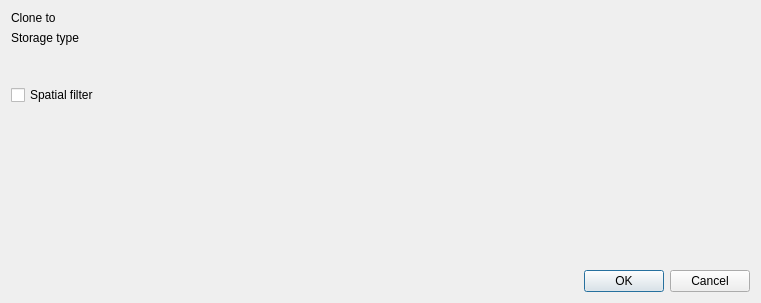
<?xml version="1.0" encoding="UTF-8"?>
<ui version="4.0">
 <class>Dialog</class>
 <widget class="QDialog" name="Dialog">
  <property name="geometry">
   <rect>
    <x>0</x>
    <y>0</y>
    <width>761</width>
    <height>303</height>
   </rect>
  </property>
  <property name="windowTitle">
   <string>Clone</string>
  </property>
  <layout class="QVBoxLayout" name="verticalLayout" stretch="0,0,1">
   <item>
    <layout class="QGridLayout" name="gridLayout" rowstretch="0,0,1,0,1">
     <property name="bottomMargin">
      <number>0</number>
     </property>
     <item row="3" column="1" rowspan="2">
      <widget class="QWidget" name="extent_widget_frame" native="true">
       <property name="focusPolicy">
        <enum>Qt::StrongFocus</enum>
       </property>
      </widget>
     </item>
     <item row="0" column="1">
      <widget class="QWidget" name="folder_widget_frame" native="true">
       <property name="focusPolicy">
        <enum>Qt::StrongFocus</enum>
       </property>
      </widget>
     </item>
     <item row="3" column="0">
      <widget class="QCheckBox" name="check_spatial_filter">
       <property name="text">
        <string>Spatial filter</string>
       </property>
      </widget>
     </item>
     <item row="0" column="0">
      <widget class="QLabel" name="label_3">
       <property name="text">
        <string>Clone to</string>
       </property>
      </widget>
     </item>
     <item row="1" column="1" rowspan="2">
      <widget class="QWidget" name="location_widget_frame" native="true">
       <property name="focusPolicy">
        <enum>Qt::StrongFocus</enum>
       </property>
      </widget>
     </item>
     <item row="1" column="0">
      <widget class="QLabel" name="label_storage_type">
       <property name="text">
        <string>Storage type</string>
       </property>
      </widget>
     </item>
    </layout>
   </item>
   <item>
    <spacer name="verticalSpacer">
     <property name="orientation">
      <enum>Qt::Vertical</enum>
     </property>
     <property name="sizeHint" stdset="0">
      <size>
       <width>20</width>
       <height>40</height>
      </size>
     </property>
    </spacer>
   </item>
   <item>
    <widget class="QDialogButtonBox" name="buttonBox">
     <property name="orientation">
      <enum>Qt::Horizontal</enum>
     </property>
     <property name="standardButtons">
      <set>QDialogButtonBox::Cancel|QDialogButtonBox::Ok</set>
     </property>
    </widget>
   </item>
  </layout>
 </widget>
 <resources/>
 <connections/>
</ui>
